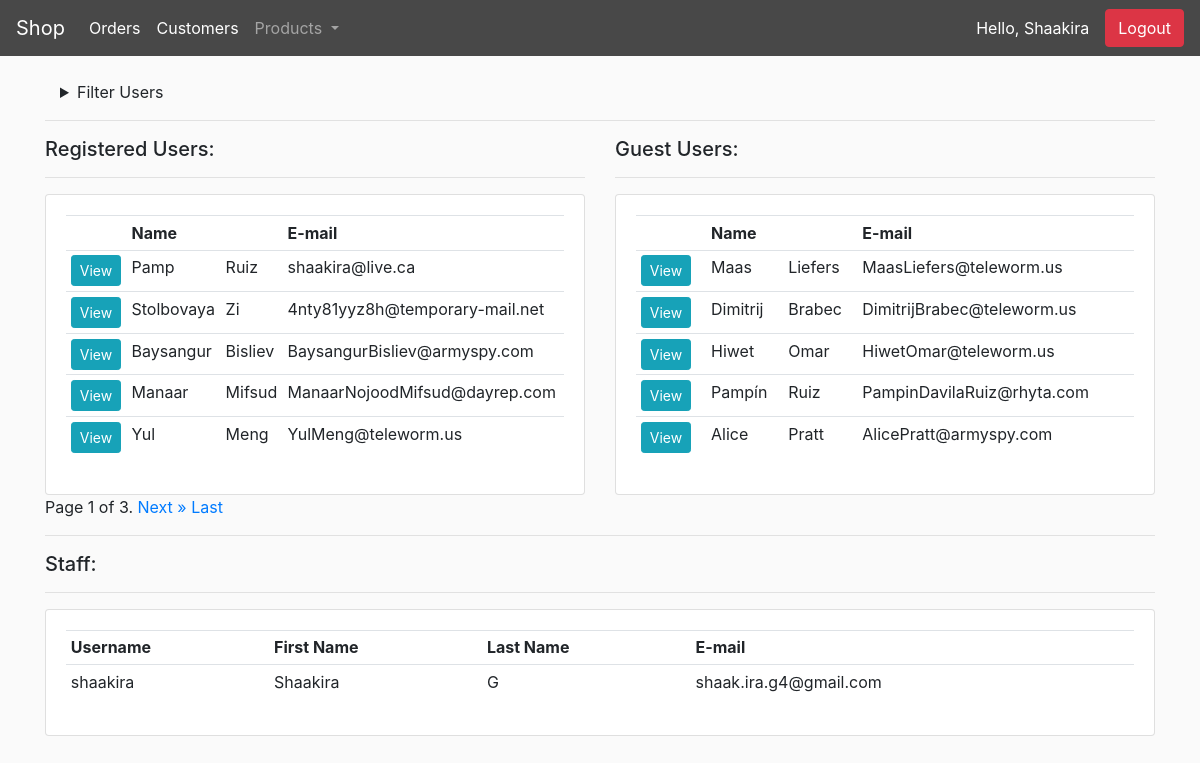
Screenshot of /staff/customers/ (signed in) with the database file from the repository.
### store/models.py (models this page shows, shortened)
class Customer(models.Model):
	user = models.OneToOneField(User, null=True, blank=True, on_delete=models.CASCADE)
	first_name = models.CharField(max_length=200, null=True)
	last_name = models.CharField(max_length=200, null=True)
	is_user = models.BooleanField(default=False, null=True, blank=True)
	email = models.EmailField(max_length=254)
	phone = models.CharField(max_length=500, null=True)
	profile_pic = models.ImageField(null=True, blank=True)

### staff/views.py (the view)
# urls.py: path('staff/customers/', views.customers, name="customers"),
@staff_member_required(login_url='staff:login')
def customers(request):
    registered = User.objects.exclude(is_staff=True).order_by('-id')
    guest = Customer.objects.exclude(is_user=True).order_by('-id')
    staff = User.objects.filter(is_staff=True)
    filterRegistered = SearchRegistered(request.GET, queryset=registered)
    registered = filterRegistered.qs
    filterGuest = SearchGuest(request.GET, queryset=guest)
    guest = filterGuest.qs
    paginatedRegistered = Paginator(filterRegistered.qs, 5)
    registered_page_number = request.GET.get('page')
    registered_page_obj = paginatedRegistered.get_page(registered_page_number)
    paginatedGuest = Paginator(filterGuest.qs, 5)
    guest_page_number = request.GET.get('page')
    guest_page_obj = paginatedGuest.get_page(guest_page_number)
    context = {
        'registered': registered,
        'guest': guest,
        'staff': staff,
        'filterRegistered': filterRegistered,
        'filterGuest': filterGuest,
        'registered_page_obj': registered_page_obj,
        'guest_page_obj': guest_page_obj
    }
    return render(request, 'staff/customer.html', context)

### staff/templatetags/staff_extras.py (called while the page is built)
@register.simple_tag
def filtered_pagination(value, field_name, urlencode=None):
    url = '?{}={}'.format(field_name, value)
    if urlencode:
        querystring = urlencode.split('&')
        filtered_querystring = filter(lambda p: p.split('=')[0] != field_name, querystring)
        encoded_querystring = '&'.join(filtered_querystring)
        url = '{}&{}'.format(url, encoded_querystring)
    return url

### staff/templates/staff/customer.html (shortened to what this page needs)
{% extends 'staff/layout.html' %}
{% load static %}
{% block body %}
    {% load staff_extras %}
    <div class="col">
        <details>
            <summary>Filter Users</summary>
        </details>
    </div>
    <hr>
    <div class="row">
        <div class="col-md-6">
            <h5>Registered Users:</h5>
            <hr>
            <div class="card card-body">
                <table class="table table-sm">
                    <tr>
                        <th></th>
                        <th>Name</th>
                        <th></th>
                        <th>E-mail</th>
                    </tr>
                    {% for r in registered_page_obj %}
                        <tr>
                            <td><a class="btn btn-sm btn-info" href="{% url 'staff:registered-profile' r.id %}">View</a></td>
                            <td>{{r.first_name}}</td>
                            <td>{{r.last_name}}</td>
                            <td>{{r.email}}</td>
                        </tr>
                    {% endfor %}
                </table>
            </div>
        </div>
        <div class="col-md-6">
            <h5>Guest Users:</h5>
            <hr>
            <div class="card card-body">
                <table class="table table-sm">
                    <tr>
                        <th></th>
                        <th>Name</th>
                        <th></th>
                        <th>E-mail</th>
                    </tr>
                    {% for g in guest_page_obj %}
                        {% if not g.user %}
                            <tr>
                                <td><a class="btn btn-sm btn-info" href="{% url 'staff:guest-profile' g.id %}">View</a></td>
                                <td>{{g.first_name}}</td>
                                <td>{{g.last_name}}</td>
                                <td>{{g.email}}</td>
                            </tr>
                        {% endif %}
                    {% endfor %}
                </table>
            </div>
        </div>
    </div>
    <div class="pagination">
        <span class="step-links">
            <span class="current">
                Page {{ registered_page_obj.number }} of {{ registered_page_obj.paginator.num_pages }}.
            </span>
            {% if registered_page_obj.has_next %}
                <a href="{% filtered_pagination registered_page_obj.next_page_number 'page' request.GET.urlencode %}">Next</a>
                <a href="{% filtered_pagination registered_page_obj.paginator.num_pages 'page' request.GET.urlencode %}">&raquo; Last</a>
            {% endif %}
        </span>
    </div>
    <hr>
    <div class="row">
        <div class="col-md-12">
            <h5>Staff:</h5>
            <hr>
            <div class="card card-body">
                <table class="table table-sm">
                    <tr>
                        <th>Username</th>
                        <th>First Name</th>
                        <th>Last Name</th>
                        <th>E-mail</th>
                    </tr>
                    {% for s in staff %}
                        <tr>
                            <td>{{ s.username }}</td>
                            <td>{{ s.first_name }}</td>
                            <td>{{ s.last_name }}</td>
                            <td>{{ s.email }}</td>
                        </tr>
                    {% endfor %}
                </table>
            </div>
        </div>
    </div>
{% endblock %}

### staff/templates/staff/layout.html (shortened to what this page needs)
<!DOCTYPE html>
{% load static %}
<html>
    <head>
        <link rel="stylesheet" href="https://stackpath.bootstrapcdn.com/bootstrap/4.5.2/css/bootstrap.min.css">
        <link rel="stylesheet" type="text/css" href="{% static 'staff/css/staff_main.css' %}">
    </head>
    <body>
        <nav class="navbar sticky-top navbar-expand-lg navbar-dark bg-dark">
            <a class="navbar-brand" href="{% url 'store:index' %}">Shop</a>
            <div class="collapse navbar-collapse" id="navbarSupportedContent">
                <ul class="navbar-nav mr-auto">
                    <li class="nav-item active">
                        <a class="nav-link" href="{% url 'staff:index' %}">Orders<span class="sr-only">(current)</span></a>
                    </li>
                    <li class="nav-item active">
                        <a class="nav-link" href="{% url 'staff:customers' %}">Customers</a>
                    </li>
                    <li class="nav-item dropdown">
                        <a class="nav-link dropdown-toggle" href="#" id="navbarDropdown" role="button" data-toggle="dropdown" aria-haspopup="true" aria-expanded="false">
                          Products
                        </a>
                    </li>
                </ul>
            </div>
            {% if user.is_authenticated %}
                        <li style="list-style: none; color: white; padding-right: 1em;">Hello, {{ request.user.first_name }}</li>
                        <a class="btn btn-danger" style="color: white;" href="{% url 'staff:logout' %}">Logout</a>
                    {% endif %}
        </nav>
        <div class="container">
            <br>
            {% block body %}{% endblock %}
        </div>
    </body>
</html>

### staff/static/staff/css/staff_main.css (style rules this page uses)
body { background-color: hsl(0, 0%, 98%); box-sizing: border-box; padding: 0; }
.bg-dark { background-color: #484848!important; }
.active { opacity: 1; }

### rows the page displays
Customer: first_name "Maas", last_name "Liefers", email "MaasLiefers@teleworm.us"
Customer: first_name "Dimitrij", last_name "Brabec", email "DimitrijBrabec@teleworm.us"
Customer: first_name "Hiwet", last_name "Omar", email "HiwetOmar@teleworm.us"
Customer: first_name "Pampín", last_name "Ruiz", email "PampinDavilaRuiz@rhyta.com"
Customer: first_name "Alice", last_name "Pratt", email "AlicePratt@armyspy.com"

### other values shown
{{ request.user.first_name }} "Shaakira"
{{ r.first_name }} "Pamp"
{{ r.last_name }} "Ruiz"
{{ r.email }} "shaakira@live.ca"
{{ r.first_name }} "Stolbovaya"
{{ r.last_name }} "Zi"
{{ r.email }} "4nty81yyz8h@temporary-mail.net"
{{ r.first_name }} "Baysangur"
{{ r.last_name }} "Bisliev"
{{ r.email }} "BaysangurBisliev@armyspy.com"
{{ r.first_name }} "Manaar"
{{ r.last_name }} "Mifsud"
{{ r.email }} "ManaarNojoodMifsud@dayrep.com"
{{ r.first_name }} "Yul"
{{ r.last_name }} "Meng"
